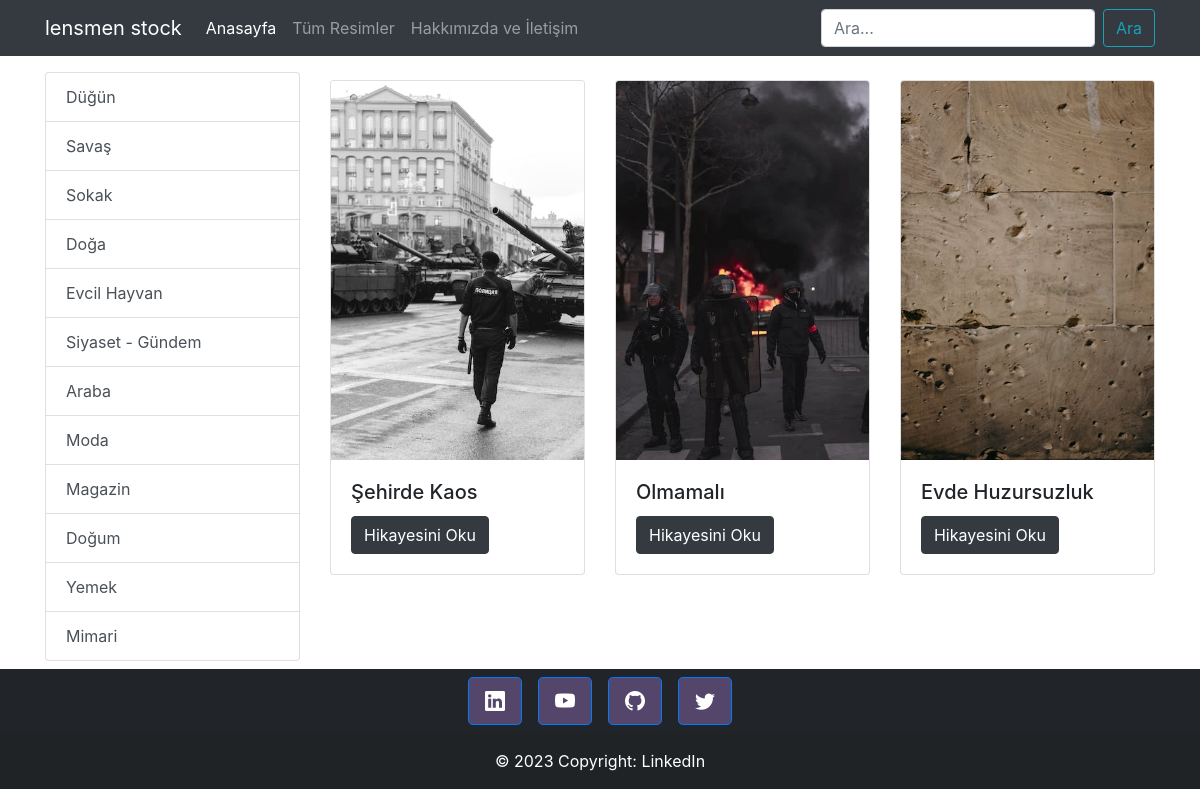
The app's page /kategori/15 with its own data.
### photos/models.py (models this page shows, shortened)
class Category(models.Model):
    name = models.CharField(max_length=100)

class Photo(models.Model):
    foto_adi = models.CharField(max_length=100)
    category = models.ManyToManyField(Category)
    foto_adi = models.CharField(max_length=100)
    foto_aciklama = models.TextField()
    foto_veri = models.CharField(max_length=100)
    anasayfa = models.BooleanField(default=False)

### photos/views.py (the view)
# urls.py: path('kategori/<int:id>', views.kategori, name='kategori'),
def kategori(requset,id):
    category = Category.objects.get(id=id)
    photos = Photo.objects.filter(category=category)
    data={
        'categories':Category.objects.all(),
        'category': category,
        'photos': photos,
        }
    return render(requset,'kategori.html',data)

### photos/templates/kategori.html (shortened to what this page needs)
{% load static %}
<!DOCTYPE html>
<html lang="en">
<head>
    <link rel="stylesheet" href="https://cdn.jsdelivr.net/npm/bootstrap@4.3.1/dist/css/bootstrap.min.css"
>
    <link rel="stylesheet" href="https://cdn.jsdelivr.net/npm/bootstrap-icons@1.10.5/font/bootstrap-icons.css">
</head>
<body>
    {% include 'partials/navbar.html' %}
    <div class="container mt-3">
        <div class="row">
            <div class="col-3">
                <div class="list-group">
                    {% for k in categories %}
                    <a href="{% url 'kategori' k.id %}" class="list-group-item list-group-item-action">
                        {{k.name}}
                    </a>
                    {% endfor %}
                </div>
            </div>
            <div class="col-9">
                <div class="row">
                    {% for k in photos %}
                        <div class="col-4">
                            {% include 'partials/card.html' %}
                        </div>
                    {% endfor %}
                </div>
            </div>
        </div>
    </div>
    {% include 'partials/footer.html' %}
</body>
</html>

### photos/templates/partials/card.html
{% load static %}
<div class="card mt-2">
    <img src="{% static 'img/'|add:k.foto_veri %}" class="card-img-top" alt="...">
    <div class="card-body">
    <h5 class="card-title">{{k.foto_adi}}</h5>
    <a href="{% url 'story' k.id %}" class="btn btn-dark">Hikayesini Oku</a>
    </div>
</div>

### records on screen
Category: name "Düğün"
Category: name "Savaş"
Category: name "Sokak"
Category: name "Doğa"
Category: name "Evcil Hayvan"
Category: name "Siyaset - Gündem"
Category: name "Araba"
Category: name "Moda"
Category: name "Magazin"
Category: name "Doğum"
Category: name "Yemek"
Category: name "Mimari"
Photo: foto_veri (picture), foto_adi "Şehirde Kaos"
Photo: foto_veri (picture), foto_adi "Olmamalı"
Photo: foto_veri (picture), foto_adi "Evde Huzursuzluk"
